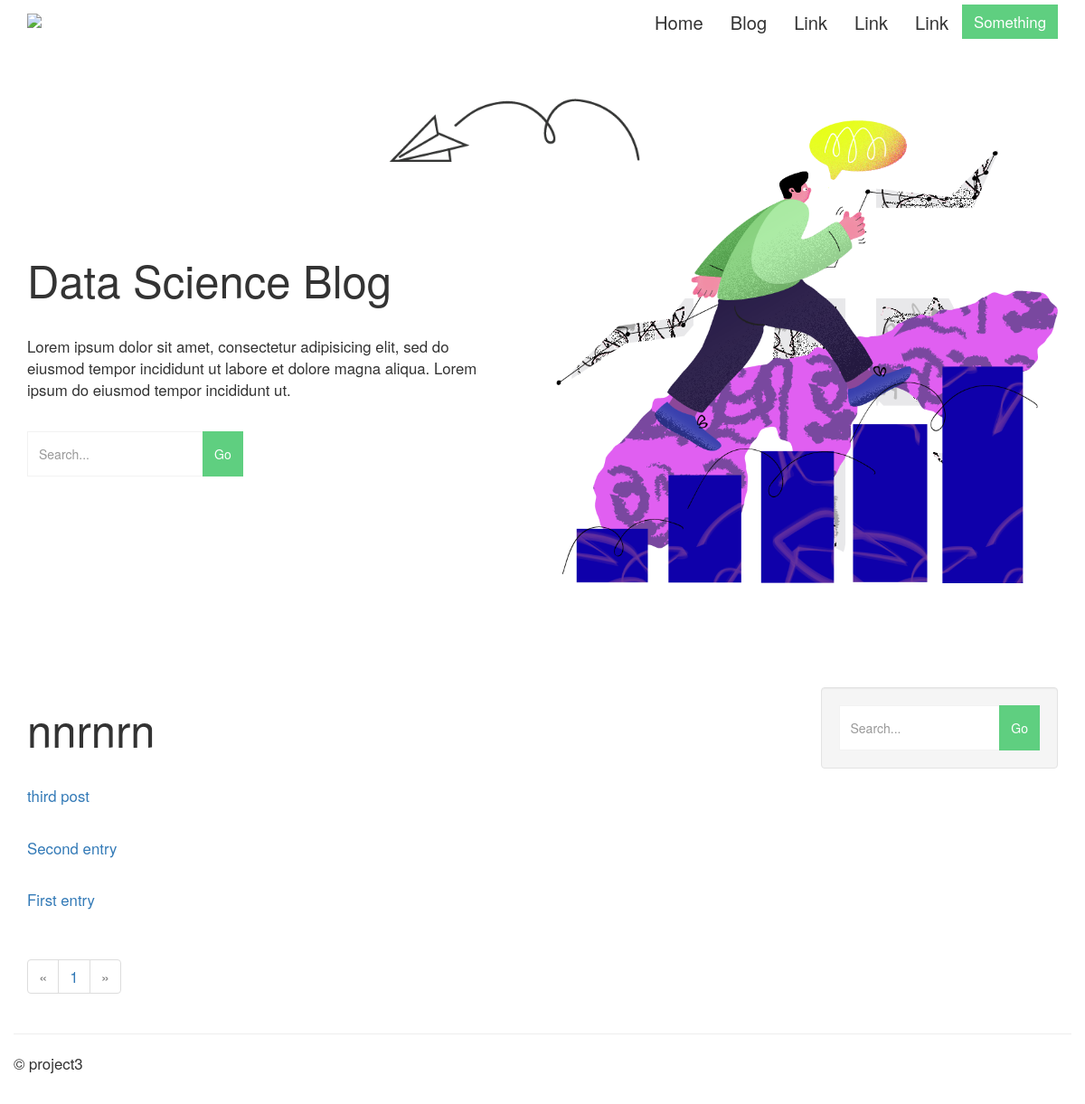
The app's page /entries/ with its own data.
### models.py (models this page shows, shortened)
class Entry(db.Model):
    STATUS_PUBLIC = 0
    STATUS_DRAFT = 1
    STATUS_DELETED = 2
    id     = db.Column(db.Integer, primary_key=True)
    title  = db.Column(db.String(100))
    slug   = db.Column(db.String(100), unique=True)
    body   = db.Column(db.Text)
    status = db.Column(db.SmallInteger, default=STATUS_PUBLIC)
    created_timestamp  = db.Column(db.DateTime, default=datetime.datetime.now)
    modified_timestamp = db.Column(db.DateTime,default=datetime.datetime.now, onupdate=datetime.datetime.now)
    tags = db.relationship('Tag', secondary=entry_tags, backref=db.backref('entries', lazy='dynamic'))

### entries/blueprint.py (the view)
@entries.route('/')
def index():
    entries = Entry.query.order_by(Entry.created_timestamp.desc())
    return entry_list('entries/index.html', entries)

### entries/blueprint.py (called while the page is built)
def entry_list(template, query, **context):
    valid_statuses = (Entry.STATUS_PUBLIC, Entry.STATUS_DRAFT)
    query = query.filter(Entry.status.in_(valid_statuses))
    if request.args.get('q'):
        search = request.args['q']
        query = query.filter(
            (Entry.body.contains(search)) |
            (Entry.title.contains(search)))
    return object_list(template, query, **context)

### helpers.py (called while the page is built)
def object_list(template_name, query, paginate_by=20, **context):
    page = request.args.get('page')
    if page and page.isdigit():
        page = int(page)
    else:
        page = 1
    object_list = query.paginate(page, paginate_by)
    return render_template(template_name, object_list=object_list, **context)

### entries/templates/entries/index.html (shortened to what this page needs)
{% extends "entries/base_entries.html" %}
{% block content_title %}nnrnrn{% endblock %}

### templates/includes/list.html
{% for entry in object_list.items %}
  <p><a href="{{ url_for('entries.detail', slug=entry.slug) }}">{{ entry.title }}</a></p>
{% endfor %}

### static/css/main.css (style rules this page uses)
body { color: #333; }
p { font-size: 1.2em; font-weight: 400; margin-bottom: 2em; }

### templates/base.html (style rules this page uses)
body { padding-top: 60px; }

### records on screen
Entry: title "third post"
Entry: title "Second entry"
Entry: title "First entry"

### other values on screen
{{ page }} "1"
